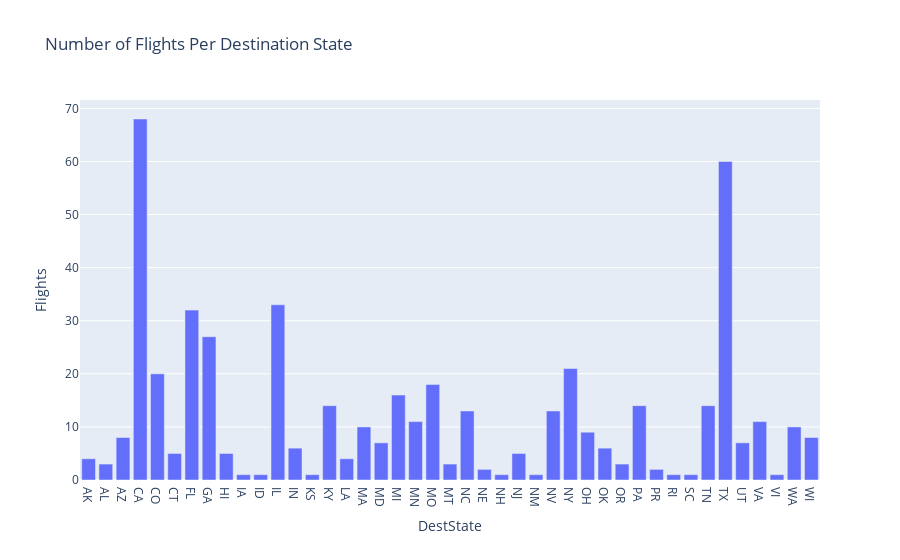

Write notebook code for a chart like this one.
### Code cell
fig = px.bar(bar_data,
             x='DestState',
             y='Flights',
             title='Number of Flights Per Destination State')
fig.show()

### Figure 1 — Plotly figure (JSON) as saved in the notebook; plotly's stock layout.template omitted (floating-point values rounded to 4 significant figures)
{"data": [{"alignmentgroup": "True", "hovertemplate": "DestState=%{x}<br>Flights=%{y}<extra></extra>", "legendgroup": "", "marker": {"color": "#636efa", "pattern": {"shape": ""}}, "name": "", "offsetgroup": "", "orientation": "v", "showlegend": false, "textposition": "auto", "type": "bar", "x": ["AK", "AL", "AZ", "CA", "CO", "CT", "FL", "GA", "HI", "IA", "ID", "IL", "IN", "KS", "KY", "LA", "MA", "MD", "MI", "MN", "MO", "MT", "NC", "NE", "NH", "NJ", "NM", "NV", "NY", "OH", "OK", "OR", "PA", "PR", "RI", "SC", "TN", "TX", "UT", "VA", "VI", "WA", "WI"], "xaxis": "x", "y": [4, 3, 8, 68, 20, 5, 32, 27, 5, 1, 1, 33, 6, 1, 14, 4, 10, 7, 16, 11, 18, 3, 13, 2, 1, 5, 1, 13, 21, 9, 6, 3, 14, 2, 1, 1, 14, 60, 7, 11, 1, 10, 8], "yaxis": "y"}], "layout": {"autosize": true, "barmode": "relative", "legend": {"tracegroupgap": 0}, "title": {"text": "Number of Flights Per Destination State"}, "xaxis": {"anchor": "y", "autorange": true, "domain": [0, 1], "range": [-0.5, 42.5], "title": {"text": "DestState"}, "type": "category"}, "yaxis": {"anchor": "x", "autorange": true, "domain": [0, 1], "range": [0, 71.58], "title": {"text": "Flights"}, "type": "linear"}}}
